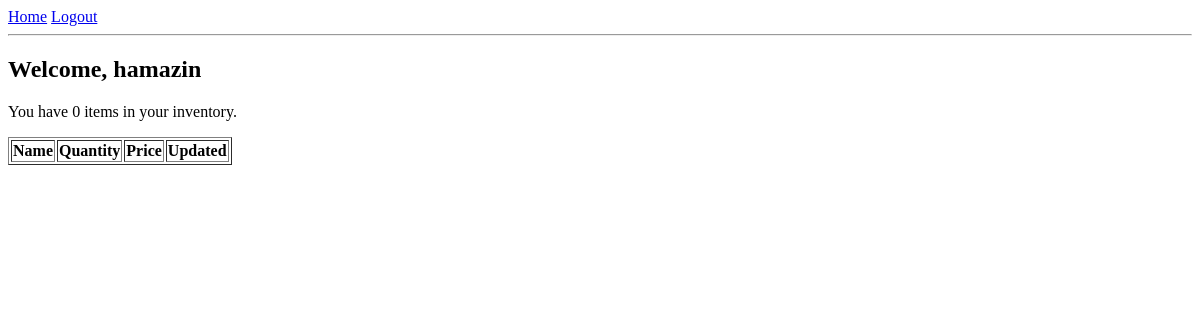
/api/dashboard/ (signed in), run on an earlier commit of the app's database.
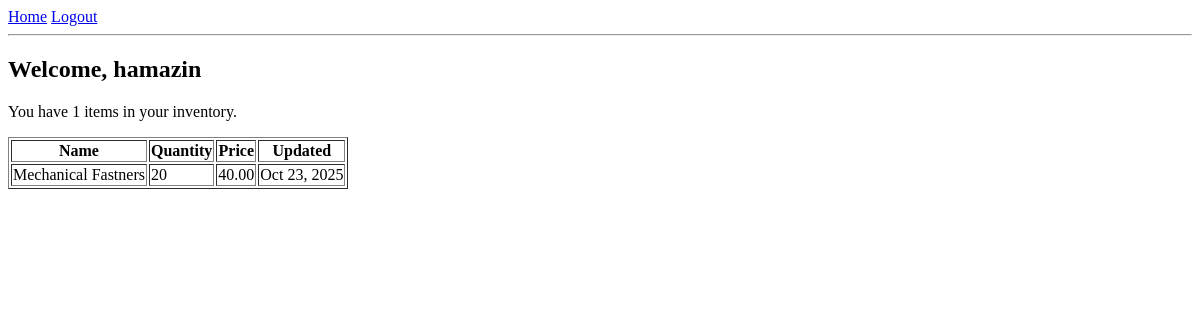
And on a later commit of the database.
### API/models.py (models this page shows, shortened)
class InventoryItem(models.Model):
    name = models.CharField(max_length=100)
    description = models.TextField(blank=True)
    quantity = models.PositiveIntegerField(default=0)
    price = models.DecimalField(max_digits=10, decimal_places=2)
    created_by = models.ForeignKey(User, on_delete=models.SET_NULL, null=True, related_name="items_created")
    updated_by = models.ForeignKey(User, on_delete=models.SET_NULL, null=True, related_name="items_updated")
    created_at = models.DateTimeField(auto_now_add=True)
    updated_at = models.DateTimeField(auto_now=True)

### API/views_auth.py (the view)
# urls.py: path('dashboard/', views_auth.dashboard_view, name='dashboard'),
@login_required(login_url="login")
def dashboard_view(request):
    items = InventoryItem.objects.all()
    return render(request, "dashboard.html", {"items": items})

### API/templates/dashboard.html (shortened to what this page needs)
{% extends 'base.html' %}
{% block content %}
<h2>Welcome, {{ user.username }}</h2>
<p>You have {{ items.count }} items in your inventory.</p>
<table border="1">
  <tr>
    <th>Name</th><th>Quantity</th><th>Price</th><th>Updated</th>
  </tr>
  {% for item in items %}
  <tr>
    <td>{{ item.name }}</td>
    <td>{{ item.quantity }}</td>
    <td>{{ item.price }}</td>
    <td>{{ item.updated_at|date:"M d, Y" }}</td>
  </tr>
  {% endfor %}
</table>
{% endblock %}

What changed in the data, as far as the page shows it:
added InventoryItem: name "Mechanical Fastners", quantity "20", price "40.00", updated_at "Oct 23, 2025"
Also different on the page:
{{ items.count }}: "0" → "1"
